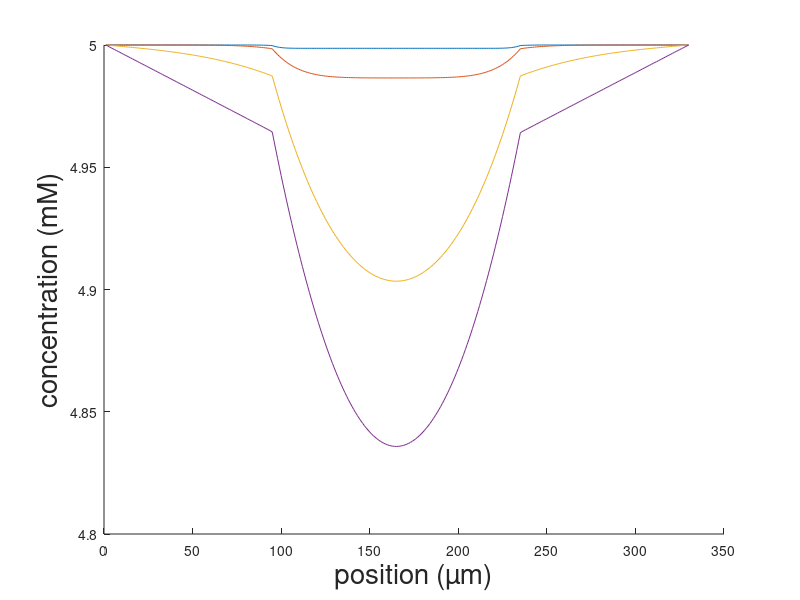
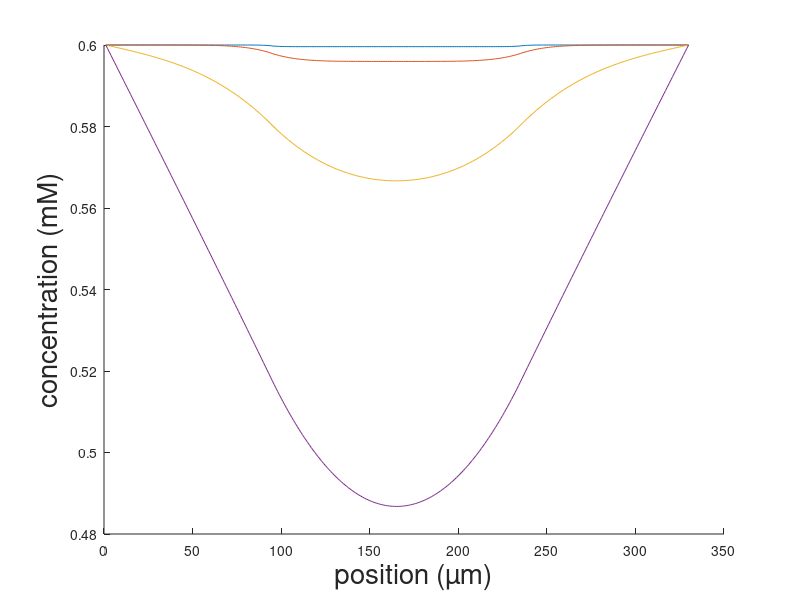
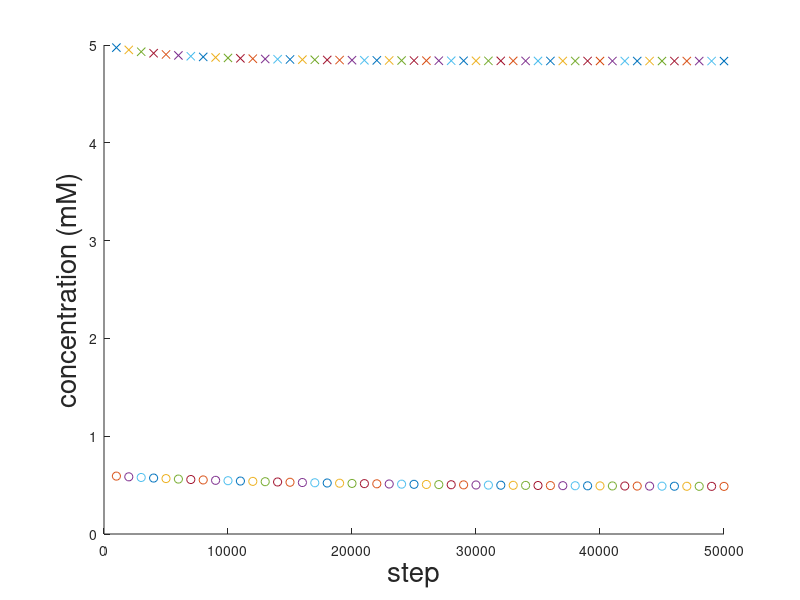

Here is the MATLAB script that generated these plots, in order:
close all;
n_space = 330
n_time = 50000

%Concentraion fields
G = zeros(1,n_space);
O = zeros(1,n_space);
Gn = zeros(1,n_space);
D = zeros(1,n_space);
kG = zeros(1,n_space);
kO = zeros(1,n_space);
DOx= 120000;
D(1:n_space) = 40000;
D(floor(n_space/2)-70:floor(n_space/2)+70) = 10000;
kG(floor(n_space/2)-70:floor(n_space/2)+70) = 6e-2;
kO(floor(n_space/2)-70:floor(n_space/2)+70) = 60e-2;
dx = 3; %in µm

##G(1) = 0.6;
##G(n_space) = 0.6;
##Gn(1) = 0.6;
##Gn(n_space) = 0.6;
G(1:n_space) =5;
O(1:n_space) =0.6;

fG = figure;
aG = axes(fG);
hold(aG);
xlabel(aG,'position (µm)','fontsize',20)
ylabel(aG, 'concentration (mM)','fontsize',20)

fO = figure;
aO = axes(fO);
hold(aO);
xlabel(aO,'position (µm)','fontsize',20)
ylabel(aO, 'concentration (mM)','fontsize',20)

ft = figure;
at = axes(ft);
hold(at);
xlabel(at,'step','fontsize',20)
ylabel(at, 'concentration (mM)','fontsize',20)

%algo jacobi matriciel my version
tic();
%G(floor(n_space/2))
for i =1:n_time
  G(2:n_space-1) =(dx^2./(2*D(2:n_space-1)+kG(2:n_space-1).*0.2*dx^2)).*((D(3:n_space)-D(1:n_space-2))/(2*dx)).*((G(3:n_space)-G(1:n_space-2))/(2*dx)) + (D(2:n_space-1).*(G(3:n_space)+G(1:n_space-2))/(dx^2)).*(dx^2./(2*D(2:n_space-1)+kG(2:n_space-1).*0.2*dx^2));
  O(2:n_space-1) = (DOx*(O(3:n_space)+O(1:n_space-2))/(dx^2)).*(dx^2./(2*DOx+kO(2:n_space-1)*0.6*dx^2));
  %G(floor(n_space/2))
  if(i==n_time/1000||i==n_time/100||i==n_time/10||i==n_time)
  plot(aG,G)
  plot(aO,O)
endif
  if(mod(i,1000)==0)
   plot(at,i,G(floor(n_space/2)),'x');
   plot(at,i,O(floor(n_space/2)),'o');
  endif
endfor
toc();



##G(2:n_space-1) = 0;
##
##%algo jacobi séquentiel
##tic();
##for i =1:n_time
##  for j = 2:n_space-1
##    Gn(j) =D/(2*D+k*dx^2)*(G(j+1)+G(j-1));
##   endfor
##   G = Gn;
##endfor
##toc();
##
##%algo Gauss-Seidel séquentiel
##tic();
##for i =1:n_time
##  for j = 2:n_space-1
##    G(j) =D/(2*D+k*dx^2)*(G(j+1)+G(j-1));
##   endfor
##endfor
##toc();
##


